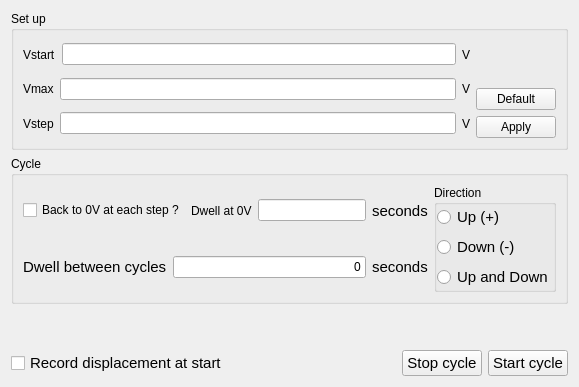
            <widget class="QWidget" name="Cycle">
             <attribute name="title">
              <string>Cycle</string>
             </attribute>
             <layout class="QGridLayout" name="gridLayout_36">
              <item row="0" column="0">
               <layout class="QVBoxLayout" name="verticalLayout_17">
                <item>
                 <widget class="QGroupBox" name="groupBox_13">
                  <property name="title">
                   <string>Set up</string>
                  </property>
                  <layout class="QHBoxLayout" name="horizontalLayout_25">
                   <item>
                    <layout class="QVBoxLayout" name="verticalLayout_13">
                     <item>
                      <layout class="QHBoxLayout" name="horizontalLayout_22">
                       <item>
                        <widget class="QLabel" name="lbl_vmin">
                         <property name="text">
                          <string>Vstart</string>
                         </property>
                        </widget>
                       </item>
                       <item>
                        <widget class="QLineEdit" name="le_agilent_vmin"/>
                       </item>
                       <item>
                        <widget class="QLabel" name="lbl_vmin_unit">
                         <property name="text">
                          <string>V</string>
                         </property>
                        </widget>
                       </item>
                      </layout>
                     </item>
                     <item>
                      <layout class="QHBoxLayout" name="horizontalLayout_23">
                       <item>
                        <widget class="QLabel" name="lbl_vmax">
                         <property name="text">
                          <string>Vmax</string>
                         </property>
                        </widget>
                       </item>
                       <item>
                        <widget class="QLineEdit" name="le_agilent_vmax"/>
                       </item>
                       <item>
                        <widget class="QLabel" name="lbl_vmax_unit">
                         <property name="text">
                          <string>V</string>
                         </property>
                        </widget>
                       </item>
                      </layout>
                     </item>
                     <item>
                      <layout class="QHBoxLayout" name="horizontalLayout_27">
                       <item>
                        <widget class="QLabel" name="lbl_vstep">
                         <property name="text">
                          <string>Vstep</string>
                         </property>
                        </widget>
                       </item>
                       <item>
                        <widget class="QLineEdit" name="le_agilent_vstep"/>
                       </item>
                       <item>
                        <widget class="QLabel" name="lbl_vstep_unit">
                         <property name="text">
                          <string>V</string>
                         </property>
                        </widget>
                       </item>
                      </layout>
                     </item>
                    </layout>
                   </item>
                   <item>
                    <layout class="QVBoxLayout" name="verticalLayout_14">
                     <item>
                      <spacer name="verticalSpacer_5">
                       <property name="orientation">
                        <enum>Qt::Vertical</enum>
                       </property>
                       <property name="sizeHint" stdset="0">
                        <size>
                         <width>20</width>
                         <height>48</height>
                        </size>
                       </property>
                      </spacer>
                     </item>
                     <item>
                      <layout class="QVBoxLayout" name="verticalLayout_11">
                       <item>
                        <widget class="QPushButton" name="pb_agilent_default_param">
                         <property name="text">
                          <string>Default</string>
                         </property>
                        </widget>
                       </item>
                       <item>
                        <widget class="QPushButton" name="pb_agilent_apply_param">
                         <property name="text">
                          <string>Apply</string>
                         </property>
                        </widget>
                       </item>
                      </layout>
                     </item>
                    </layout>
                   </item>
                  </layout>
                 </widget>
                </item>
                <item>
                 <widget class="QGroupBox" name="groupBox_14">
                  <property name="title">
                   <string>Cycle</string>
                  </property>
                  <layout class="QGridLayout" name="gridLayout_31">
                   <item row="0" column="0">
                    <layout class="QHBoxLayout" name="horizontalLayout_30">
                     <item>
                      <layout class="QVBoxLayout" name="verticalLayout_15">
                       <item>
                        <layout class="QHBoxLayout" name="horizontalLayout_29">
                         <item>
                          <widget class="QCheckBox" name="cb_agilent_back2Vmin">
                           <property name="text">
                            <string>Back to 0V at each step ?</string>
                           </property>
                          </widget>
                         </item>
                         <item>
                          <layout class="QHBoxLayout" name="horizontalLayout_28">
                           <item>
                            <widget class="QLabel" name="label_dwell_vmin">
                             <property name="text">
                              <string>Dwell at 0V</string>
                             </property>
                            </widget>
                           </item>
                           <item>
                            <widget class="QLineEdit" name="le_agilent_dwell_vmin"/>
                           </item>
                           <item>
                            <widget class="QLabel" name="lbl_agilent_vmin_dwell_time_unit">
                             <property name="font">
                              <font>
                               <pointsize>11</pointsize>
                              </font>
                             </property>
                             <property name="text">
                              <string>seconds</string>
                             </property>
                            </widget>
                           </item>
                          </layout>
                         </item>
                        </layout>
                       </item>
                       <item>
                        <layout class="QHBoxLayout" name="horizontalLayout_21">
                         <item>
                          <widget class="QLabel" name="lbl_agilent_dwell_time">
                           <property name="font">
                            <font>
                             <pointsize>11</pointsize>
                            </font>
                           </property>
                           <property name="toolTip">
                            <string>After execution of the command by the motor. The system is waiting as many seconds as set in the fied. So the dweel time does not include the time of the motion.</string>
                           </property>
                           <property name="text">
                            <string>Dwell between cycles</string>
                           </property>
                          </widget>
                         </item>
                         <item>
                          <widget class="QLineEdit" name="le_agilent_cycle_dwell">
                           <property name="minimumSize">
                            <size>
                             <width>0</width>
                             <height>20</height>
                            </size>
                           </property>
                           <property name="toolTip">
                            <string>Dwell time between two cycle</string>
                           </property>
                           <property name="text">
                            <string>0</string>
                           </property>
                           <property name="alignment">
                            <set>Qt::AlignRight|Qt::AlignTrailing|Qt::AlignVCenter</set>
                           </property>
                          </widget>
                         </item>
                         <item>
                          <widget class="QLabel" name="lbl_agilent_dwell_time_unit">
                           <property name="font">
                            <font>
                             <pointsize>11</pointsize>
                            </font>
                           </property>
                           <property name="text">
                            <string>seconds</string>
                           </property>
                          </widget>
                         </item>
                        </layout>
                       </item>
                      </layout>
                     </item>
                    </layout>
                   </item>
                   <item row="0" column="1">
                    <widget class="QGroupBox" name="psupply_direction_group">
                     <property name="title">
                      <string>Direction</string>
                     </property>
                     <layout class="QGridLayout" name="gridLayout_27">
                      <property name="leftMargin">
                       <number>0</number>
                      </property>
                      <property name="topMargin">
                       <number>0</number>
                      </property>
                      <property name="rightMargin">
                       <number>0</number>
                      </property>
                      <property name="bottomMargin">
                       <number>0</number>
                      </property>
                      <item row="0" column="0">
                       <layout class="QVBoxLayout" name="verticalLayout_10">
                        <item>
                         <widget class="QRadioButton" name="rb_agilent_cycle_up">
                          <property name="font">
                           <font>
                            <pointsize>11</pointsize>
                           </font>
                          </property>
                          <property name="text">
                           <string>Up (+)</string>
                          </property>
                         </widget>
                        </item>
                        <item>
                         <widget class="QRadioButton" name="rb_agilent_cycle_down">
                          <property name="font">
                           <font>
                            <pointsize>11</pointsize>
                           </font>
                          </property>
                          <property name="text">
                           <string>Down (-)</string>
                          </property>
                         </widget>
                        </item>
                        <item>
                         <widget class="QRadioButton" name="rb_agilent_cycle_updown">
                          <property name="font">
                           <font>
                            <pointsize>11</pointsize>
                           </font>
                          </property>
                          <property name="text">
                           <string>Up and Down</string>
                          </property>
                         </widget>
                        </item>
                       </layout>
                      </item>
                     </layout>
                    </widget>
                   </item>
                  </layout>
                 </widget>
                </item>
                <item>
                 <spacer name="verticalSpacer_10">
                  <property name="orientation">
                   <enum>Qt::Vertical</enum>
                  </property>
                  <property name="sizeHint" stdset="0">
                   <size>
                    <width>20</width>
                    <height>40</height>
                   </size>
                  </property>
                 </spacer>
                </item>
                <item>
                 <layout class="QHBoxLayout" name="horizontalLayout_19">
                  <item>
                   <widget class="QCheckBox" name="cb_agilent_record_at_start">
                    <property name="font">
                     <font>
                      <pointsize>11</pointsize>
                     </font>
                    </property>
                    <property name="toolTip">
                     <string>If checked, start to record the interferometer measurement.</string>
                    </property>
                    <property name="text">
                     <string>Record displacement at start</string>
                    </property>
                   </widget>
                  </item>
                  <item>
                   <spacer name="horizontalSpacer_12">
                    <property name="orientation">
                     <enum>Qt::Horizontal</enum>
                    </property>
                    <property name="sizeHint" stdset="0">
                     <size>
                      <width>40</width>
                      <height>20</height>
                     </size>
                    </property>
                   </spacer>
                  </item>
                  <item>
                   <widget class="QPushButton" name="pbAgilentCycleStop">
                    <property name="font">
                     <font>
                      <pointsize>11</pointsize>
                     </font>
                    </property>
                    <property name="text">
                     <string>Stop cycle</string>
                    </property>
                   </widget>
                  </item>
                  <item>
                   <widget class="QPushButton" name="pbAgilentCycleRun">
                    <property name="font">
                     <font>
                      <pointsize>11</pointsize>
                     </font>
                    </property>
                    <property name="text">
                     <string>Start cycle</string>
                    </property>
                    <property name="iconSize">
                     <size>
                      <width>24</width>
                      <height>24</height>
                     </size>
                    </property>
                    <property name="shortcut">
                     <string>Ctrl+R</string>
                    </property>
                    <property name="checkable">
                     <bool>true</bool>
                    </property>
                   </widget>
                  </item>
                 </layout>
                </item>
               </layout>
              </item>
             </layout>
            </widget>
